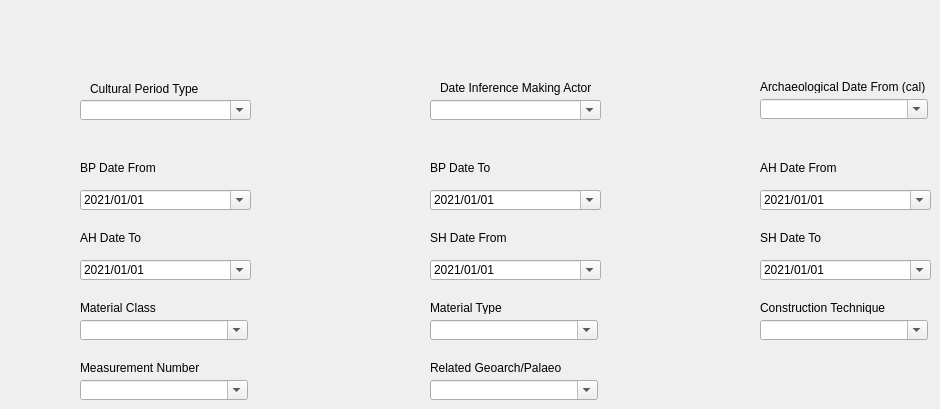
         <widget class="QWidget" name="tab_6">
          <attribute name="title">
           <string>Archaeological Assessment 2</string>
          </attribute>
          <widget class="QComboBox" name="comboBox_resource_type_16">
           <property name="geometry">
            <rect>
             <x>430</x>
             <y>380</y>
             <width>168</width>
             <height>20</height>
            </rect>
           </property>
           <property name="editable">
            <bool>true</bool>
           </property>
          </widget>
          <widget class="QLabel" name="label_47">
           <property name="geometry">
            <rect>
             <x>80</x>
             <y>361</y>
             <width>168</width>
             <height>13</height>
            </rect>
           </property>
           <property name="text">
            <string>Measurement Number</string>
           </property>
          </widget>
          <widget class="QLabel" name="label_50">
           <property name="geometry">
            <rect>
             <x>430</x>
             <y>361</y>
             <width>168</width>
             <height>13</height>
            </rect>
           </property>
           <property name="text">
            <string>Related Geoarch/Palaeo</string>
           </property>
          </widget>
          <widget class="QLabel" name="label_46">
           <property name="geometry">
            <rect>
             <x>760</x>
             <y>231</y>
             <width>168</width>
             <height>13</height>
            </rect>
           </property>
           <property name="text">
            <string>SH Date To</string>
           </property>
          </widget>
          <widget class="QLabel" name="label_45">
           <property name="geometry">
            <rect>
             <x>430</x>
             <y>231</y>
             <width>168</width>
             <height>13</height>
            </rect>
           </property>
           <property name="text">
            <string>SH Date From</string>
           </property>
          </widget>
          <widget class="QComboBox" name="comboBox_resource_type_13">
           <property name="geometry">
            <rect>
             <x>80</x>
             <y>380</y>
             <width>168</width>
             <height>20</height>
            </rect>
           </property>
           <property name="editable">
            <bool>true</bool>
           </property>
          </widget>
          <widget class="QLabel" name="label_51">
           <property name="geometry">
            <rect>
             <x>90</x>
             <y>81</y>
             <width>131</width>
             <height>16</height>
            </rect>
           </property>
           <property name="text">
            <string>Cultural Period Type</string>
           </property>
          </widget>
          <widget class="QLabel" name="label_41">
           <property name="geometry">
            <rect>
             <x>430</x>
             <y>301</y>
             <width>168</width>
             <height>13</height>
            </rect>
           </property>
           <property name="text">
            <string>Material Type</string>
           </property>
          </widget>
          <widget class="QLabel" name="label_53">
           <property name="geometry">
            <rect>
             <x>440</x>
             <y>80</y>
             <width>161</width>
             <height>16</height>
            </rect>
           </property>
           <property name="text">
            <string>Date Inference Making Actor</string>
           </property>
          </widget>
          <widget class="QLabel" name="label_40">
           <property name="geometry">
            <rect>
             <x>80</x>
             <y>301</y>
             <width>168</width>
             <height>13</height>
            </rect>
           </property>
           <property name="text">
            <string>Material Class</string>
           </property>
          </widget>
          <widget class="QLabel" name="label_37">
           <property name="geometry">
            <rect>
             <x>80</x>
             <y>161</y>
             <width>168</width>
             <height>13</height>
            </rect>
           </property>
           <property name="text">
            <string>BP Date From</string>
           </property>
          </widget>
          <widget class="QLabel" name="label_52">
           <property name="geometry">
            <rect>
             <x>760</x>
             <y>80</y>
             <width>168</width>
             <height>13</height>
            </rect>
           </property>
           <property name="text">
            <string>Archaeological Date From (cal)</string>
           </property>
          </widget>
          <widget class="QLabel" name="label_44">
           <property name="geometry">
            <rect>
             <x>80</x>
             <y>231</y>
             <width>168</width>
             <height>13</height>
            </rect>
           </property>
           <property name="text">
            <string>AH Date To</string>
           </property>
          </widget>
          <widget class="QLabel" name="label_38">
           <property name="geometry">
            <rect>
             <x>430</x>
             <y>161</y>
             <width>168</width>
             <height>13</height>
            </rect>
           </property>
           <property name="text">
            <string>BP Date To</string>
           </property>
          </widget>
          <widget class="QComboBox" name="comboBox_resource_type_19">
           <property name="geometry">
            <rect>
             <x>430</x>
             <y>100</y>
             <width>171</width>
             <height>20</height>
            </rect>
           </property>
           <property name="editable">
            <bool>true</bool>
           </property>
          </widget>
          <widget class="QComboBox" name="comboBox_resource_type_18">
           <property name="geometry">
            <rect>
             <x>760</x>
             <y>99</y>
             <width>168</width>
             <height>20</height>
            </rect>
           </property>
           <property name="editable">
            <bool>true</bool>
           </property>
          </widget>
          <widget class="QLabel" name="label_49">
           <property name="geometry">
            <rect>
             <x>760</x>
             <y>301</y>
             <width>168</width>
             <height>13</height>
            </rect>
           </property>
           <property name="text">
            <string>Construction Technique</string>
           </property>
          </widget>
          <widget class="QComboBox" name="comboBox_resource_type_9">
           <property name="geometry">
            <rect>
             <x>430</x>
             <y>320</y>
             <width>168</width>
             <height>20</height>
            </rect>
           </property>
           <property name="editable">
            <bool>true</bool>
           </property>
          </widget>
          <widget class="QComboBox" name="comboBox_resource_type_8">
           <property name="geometry">
            <rect>
             <x>80</x>
             <y>320</y>
             <width>168</width>
             <height>20</height>
            </rect>
           </property>
           <property name="editable">
            <bool>true</bool>
           </property>
          </widget>
          <widget class="QComboBox" name="comboBox_resource_type_15">
           <property name="geometry">
            <rect>
             <x>760</x>
             <y>320</y>
             <width>168</width>
             <height>20</height>
            </rect>
           </property>
           <property name="editable">
            <bool>true</bool>
           </property>
          </widget>
          <widget class="QLabel" name="label_39">
           <property name="geometry">
            <rect>
             <x>760</x>
             <y>161</y>
             <width>168</width>
             <height>13</height>
            </rect>
           </property>
           <property name="text">
            <string>AH Date From</string>
           </property>
          </widget>
          <widget class="QComboBox" name="comboBox_resource_type_17">
           <property name="geometry">
            <rect>
             <x>80</x>
             <y>100</y>
             <width>171</width>
             <height>20</height>
            </rect>
           </property>
           <property name="editable">
            <bool>true</bool>
           </property>
          </widget>
          <widget class="QDateEdit" name="mDateEdit_5">
           <property name="geometry">
            <rect>
             <x>80</x>
             <y>190</y>
             <width>171</width>
             <height>20</height>
            </rect>
           </property>
           <property name="wrapping">
            <bool>true</bool>
           </property>
           <property name="specialValueText">
            <string>x</string>
           </property>
           <property name="accelerated">
            <bool>true</bool>
           </property>
           <property name="dateTime">
            <datetime>
             <hour>0</hour>
             <minute>0</minute>
             <second>0</second>
             <year>2021</year>
             <month>1</month>
             <day>1</day>
            </datetime>
           </property>
           <property name="currentSection">
            <enum>QDateTimeEdit::YearSection</enum>
           </property>
           <property name="displayFormat">
            <string>yyyy/MM/dd</string>
           </property>
           <property name="calendarPopup">
            <bool>true</bool>
           </property>
          </widget>
          <widget class="QDateEdit" name="mDateEdit_6">
           <property name="geometry">
            <rect>
             <x>430</x>
             <y>190</y>
             <width>171</width>
             <height>20</height>
            </rect>
           </property>
           <property name="wrapping">
            <bool>true</bool>
           </property>
           <property name="specialValueText">
            <string>x</string>
           </property>
           <property name="accelerated">
            <bool>true</bool>
           </property>
           <property name="dateTime">
            <datetime>
             <hour>0</hour>
             <minute>0</minute>
             <second>0</second>
             <year>2021</year>
             <month>1</month>
             <day>1</day>
            </datetime>
           </property>
           <property name="currentSection">
            <enum>QDateTimeEdit::YearSection</enum>
           </property>
           <property name="displayFormat">
            <string>yyyy/MM/dd</string>
           </property>
           <property name="calendarPopup">
            <bool>true</bool>
           </property>
          </widget>
          <widget class="QDateEdit" name="mDateEdit_7">
           <property name="geometry">
            <rect>
             <x>760</x>
             <y>190</y>
             <width>171</width>
             <height>20</height>
            </rect>
           </property>
           <property name="wrapping">
            <bool>true</bool>
           </property>
           <property name="specialValueText">
            <string>x</string>
           </property>
           <property name="accelerated">
            <bool>true</bool>
           </property>
           <property name="dateTime">
            <datetime>
             <hour>0</hour>
             <minute>0</minute>
             <second>0</second>
             <year>2021</year>
             <month>1</month>
             <day>1</day>
            </datetime>
           </property>
           <property name="currentSection">
            <enum>QDateTimeEdit::YearSection</enum>
           </property>
           <property name="displayFormat">
            <string>yyyy/MM/dd</string>
           </property>
           <property name="calendarPopup">
            <bool>true</bool>
           </property>
          </widget>
          <widget class="QDateEdit" name="mDateEdit_8">
           <property name="geometry">
            <rect>
             <x>80</x>
             <y>260</y>
             <width>171</width>
             <height>20</height>
            </rect>
           </property>
           <property name="wrapping">
            <bool>true</bool>
           </property>
           <property name="specialValueText">
            <string>x</string>
           </property>
           <property name="accelerated">
            <bool>true</bool>
           </property>
           <property name="dateTime">
            <datetime>
             <hour>0</hour>
             <minute>0</minute>
             <second>0</second>
             <year>2021</year>
             <month>1</month>
             <day>1</day>
            </datetime>
           </property>
           <property name="currentSection">
            <enum>QDateTimeEdit::YearSection</enum>
           </property>
           <property name="displayFormat">
            <string>yyyy/MM/dd</string>
           </property>
           <property name="calendarPopup">
            <bool>true</bool>
           </property>
          </widget>
          <widget class="QDateEdit" name="mDateEdit_9">
           <property name="geometry">
            <rect>
             <x>430</x>
             <y>260</y>
             <width>171</width>
             <height>20</height>
            </rect>
           </property>
           <property name="wrapping">
            <bool>true</bool>
           </property>
           <property name="specialValueText">
            <string>x</string>
           </property>
           <property name="accelerated">
            <bool>true</bool>
           </property>
           <property name="dateTime">
            <datetime>
             <hour>0</hour>
             <minute>0</minute>
             <second>0</second>
             <year>2021</year>
             <month>1</month>
             <day>1</day>
            </datetime>
           </property>
           <property name="currentSection">
            <enum>QDateTimeEdit::YearSection</enum>
           </property>
           <property name="displayFormat">
            <string>yyyy/MM/dd</string>
           </property>
           <property name="calendarPopup">
            <bool>true</bool>
           </property>
          </widget>
          <widget class="QDateEdit" name="mDateEdit_10">
           <property name="geometry">
            <rect>
             <x>760</x>
             <y>260</y>
             <width>171</width>
             <height>20</height>
            </rect>
           </property>
           <property name="wrapping">
            <bool>true</bool>
           </property>
           <property name="specialValueText">
            <string>x</string>
           </property>
           <property name="accelerated">
            <bool>true</bool>
           </property>
           <property name="dateTime">
            <datetime>
             <hour>0</hour>
             <minute>0</minute>
             <second>0</second>
             <year>2021</year>
             <month>1</month>
             <day>1</day>
            </datetime>
           </property>
           <property name="currentSection">
            <enum>QDateTimeEdit::YearSection</enum>
           </property>
           <property name="displayFormat">
            <string>yyyy/MM/dd</string>
           </property>
           <property name="calendarPopup">
            <bool>true</bool>
           </property>
          </widget>
         </widget>
